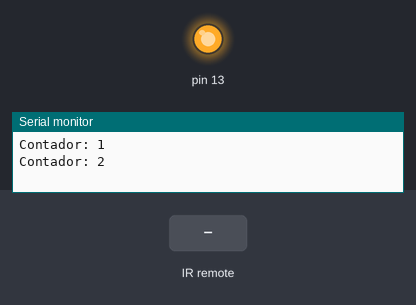
Simulated run of this sketch. Board: Arduino Uno, built with avr-gcc and run on an emulated ATmega328P. Shown: output pins drawn as LEDs (lit = HIGH), the last lines printed to the serial monitor. The test bench sets the inputs (shaded band).

Above: at 1.3 s.
1.4 s: infrared code 0xB53E81 received
At 18.2 s:
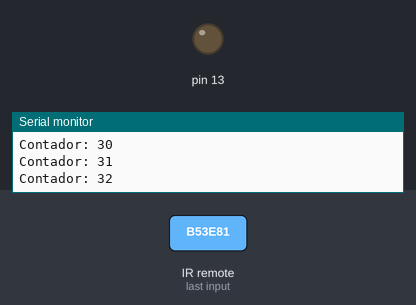
Timing chart, 0 to 18.5 s (numbered marks = the images above; inputs shaded):
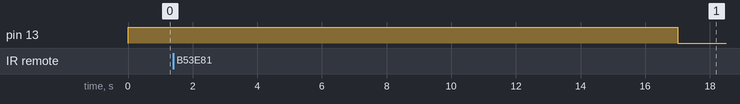

Measured:
- after the input at 1.4 s, pin 13: HIGH → LOW after 15.6 s instead of 13.6 s

The sketch:

Alarma_auto.ino
```cpp
#include <RCSwitch.h> // Librería modulos RF

RCSwitch mySwitch = RCSwitch();
long int contador = 0;

void  setup(){
	pinMode(13, OUTPUT);
	digitalWrite(13, 1);
	Serial.begin(9600);
	mySwitch.enableReceive(0); // pin 2 arduino como RX
}

void loop(){

	if(contador == 30){
	    digitalWrite(13, 0);
	}
	if(mySwitch.available()){
	    long int value = mySwitch.getReceivedValue();
	    if (value == 0){
	    	Serial.print("Codigo error");
	    }
	    else {
	    	Serial.print("Codigo Recibido: ");
	    	Serial.println(value);

	    	if(value == 11878017){
	    	    contador = 0;
	    	    Serial.print("Contador: ");
	    		Serial.println(contador);
	    	}
	    	delay(500);
	    }
	    mySwitch.resetAvailable();
	}
	contador++;
	delay(500);
	Serial.print("Contador: ");
	Serial.println(contador);
}
```
